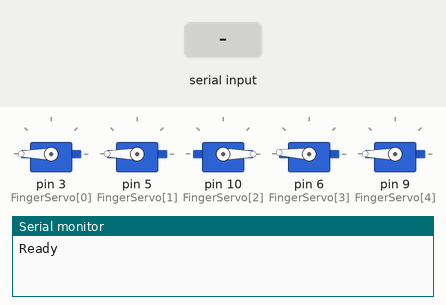
A sketch run on a simulated Arduino Uno, built with avr-gcc and run on an emulated ATmega328P. Parts: 5 × servo, the last lines printed to the serial monitor. The test bench sets the inputs (shaded band).

Above: at 1.2 s.
1.3 s: "a90\n" received over Serial
2.8 s: "a,45\n" received over Serial
At 3.3 s:
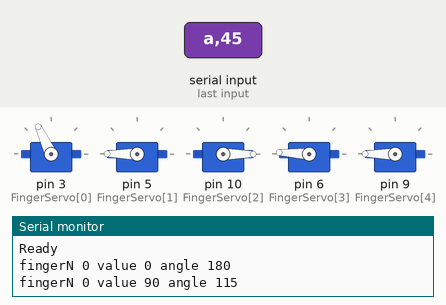
4.3 s: "a" received over Serial
At 5.6 s:
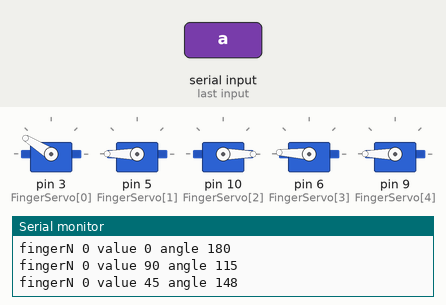
Timing chart, 0 to 7.3 s (numbered marks = the images above; inputs shaded):
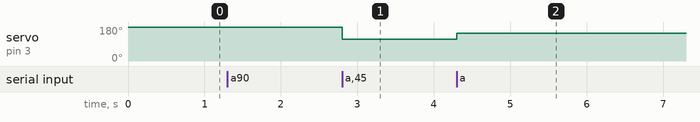

The sketch:

hand.ino
```cpp
// moves the fingers from 0 to 100. 10a moves thumb 10. 67c moves middle 67.

#include <Servo.h>


#define N_FINGERS 5

Servo myServo[N_FINGERS];
static const int FingerServo[N_FINGERS] = {3,5,10,6,9};
static const int FingerMin[N_FINGERS] = {180,180,0,177,180};
static const int FingerMax[N_FINGERS] = {107,87,125,50,105};

void setup() {

  //initialize the fingers
  for(int i = 0; i < N_FINGERS; ++i){
    myServo[i].attach( FingerServo[i] );
    myServo[i].write( FingerMin[i] );
  }

  Serial.begin(115200);
  Serial.println("Ready");
  delay(30);
}

void loop() {

  static int v = 0;

  if ( Serial.available()) {
    char ch = Serial.read();

    switch(ch) {
      case '0'...'9':
        v = v * 10 + ch - '0';
        break;
      case 'a' ... 'e':
        //if (v >= 0 && v <= 100){
          const int fingerN = ch - 'a';

          Serial.print("fingerN ");
          Serial.print(fingerN);
          Serial.print(" value ");
          Serial.print(v);
          v = map(v, 0, 100, FingerMin[fingerN], FingerMax[fingerN]);
          Serial.print(" angle ");
          Serial.println(v);


          myServo[fingerN].write( v );
        //}
        v = 0;
        break;
    }
  }

}
```

Measured:
- after the input at 2.8 s, servo on pin 3 (FingerServo[0]): 180° → 115° at once
- after the input at 4.3 s, servo on pin 3 (FingerServo[0]): 115° → 148° at once
